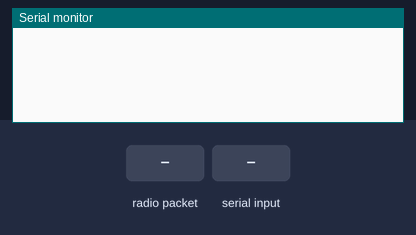
Recording of a sketch running on a simulated Arduino Uno, built with avr-gcc and run on an emulated ATmega328P. Parts: the last lines printed to the serial monitor. Inputs (shaded band) come from the test bench. No radio packets arrive unless stated.

Above: at 1.2 s.
1.3 s: radio packet "1" arrives
At 2.4 s:
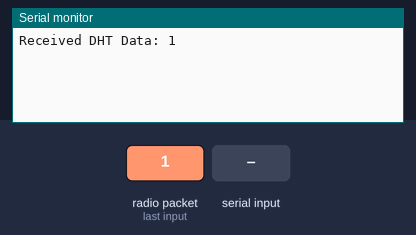
2.8 s: "1" received over Serial
At 3.6 s:
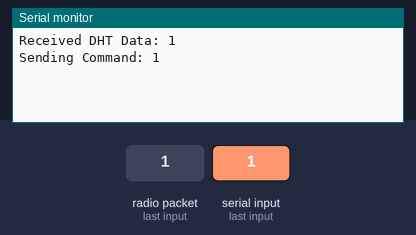

Measured:
- after the input at 1.3 s, the serial monitor: prints a new line at once (image 1)
- after the input at 2.8 s, the serial monitor: prints a new line at once (image 2)

The sketch:

receiving.ino
```cpp
#include <SPI.h>
#include <nRF24L01.h>
#include <RF24.h>

RF24 radio(9, 10); // CE, CSN
const byte address[6] = "00001";

char receivedData[32];
char sendCommand = '0'; // Default OFF

void setup() {
    Serial.begin(115200);
    radio.begin();
    radio.openWritingPipe(address);
    radio.openReadingPipe(1, address);
    radio.setPALevel(RF24_PA_MIN);
    radio.startListening();
}

void loop() {
    // Receive DHT11 data
    if (radio.available()) {
        radio.read(&receivedData, sizeof(receivedData));
        Serial.print("Received DHT Data: ");
        Serial.println(receivedData);
    }

    // Command Input via Serial Monitor (or button)
    if (Serial.available()) {
        char input = Serial.read();
        if (input == '1' || input == '0') {
            sendCommand = input;
            Serial.print("Sending Command: ");
            Serial.println(sendCommand);

            radio.stopListening();
            radio.write(&sendCommand, sizeof(sendCommand));
            radio.startListening();
        }
    }
}
```
